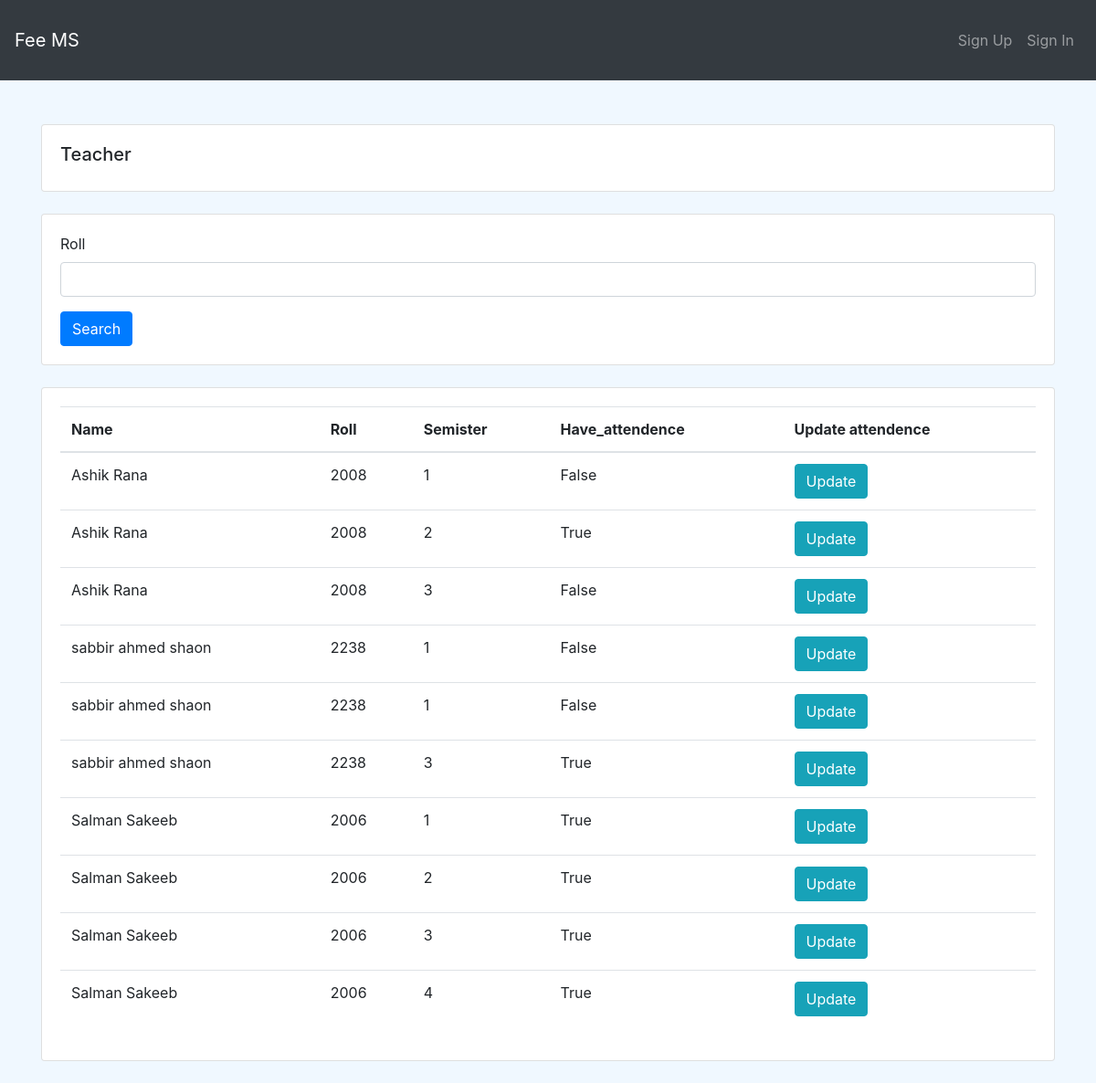
The app's page /teacher-students/IIT, older data.
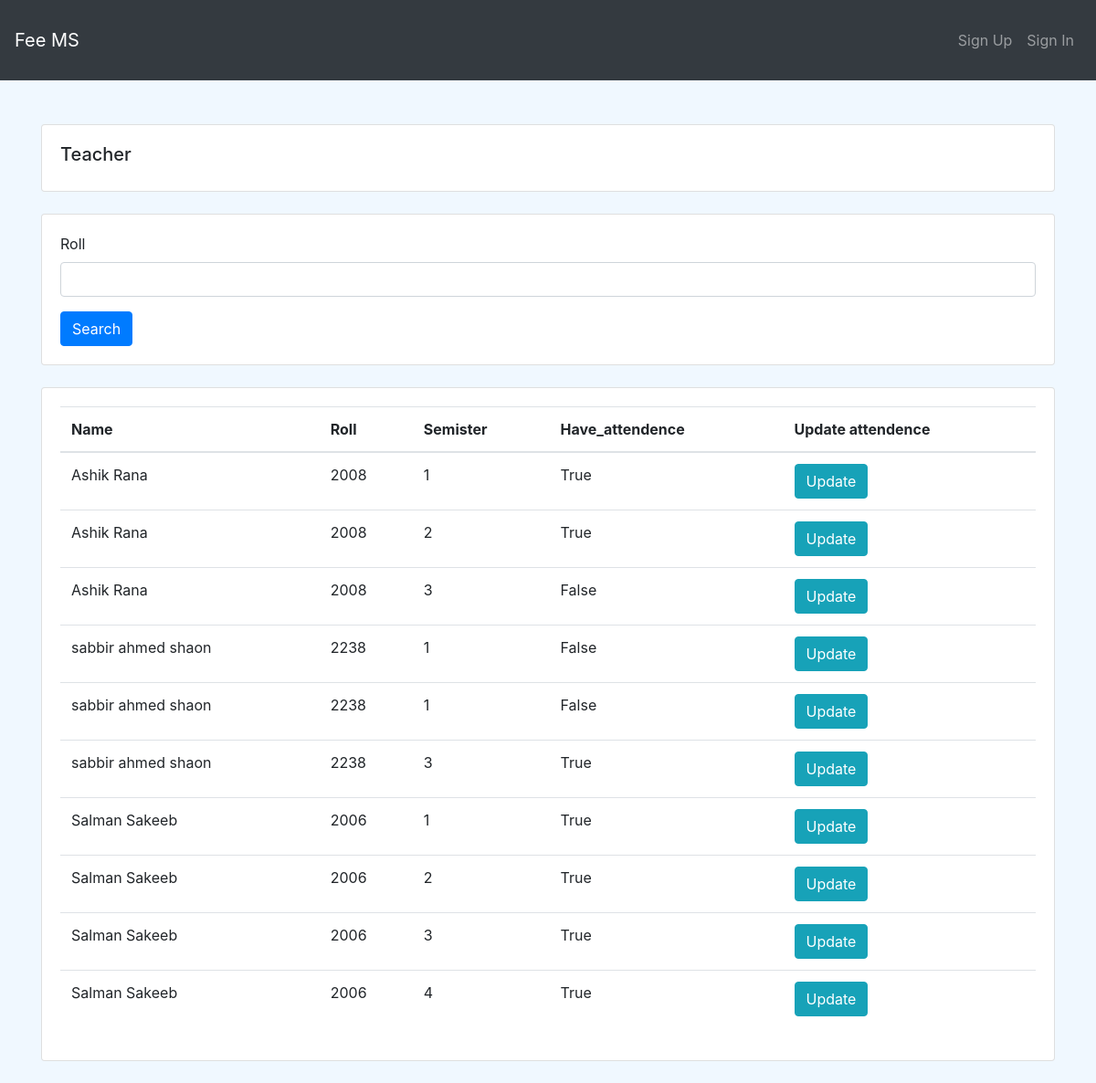
The same page, newer data.
### final/models.py (models this page shows, shortened)
class Semister(models.Model):
    student = models.ForeignKey(Student, on_delete=models.CASCADE)
    semister = models.CharField(max_length=10)
    hall = models.CharField(max_length=50)
    address = models.TextField()
    have_attendence = models.BooleanField(default=False)

### final/views.py (the view)
def teacher_students(request, dept):
    students = Student.objects.filter(dept=dept)
    myfilter = StudentFilter(request.GET, students)
    students = myfilter.qs
    cont = {
        'students': students,
        'myfilter': myfilter
    }
    return render(request, 'final/teacher_student.html', cont)

### final/templates/final/teacher_student.html
{% extends "base.html" %}
{%load crispy_forms_tags%}
{% block content %}
<div class="container">
    <div class="row">
        <div class="col-12">
        <div class="card card-body mt-5">
            <h5>Teacher</h5>
        </div>
        <div class="card card-body my-4">
            <form action="" method="GET">
                {{myfilter.form|crispy}}
                <button class="btn btn-primary">Search</button>
            </form>
        </div>
            <div class="card card-body my-4">
                <table class='table'>
                    <thead>
                        <tr>
                            <th>Name</th>
                            <th>Roll</th>
                            <th>Semister</th>
                            <th>Have_attendence</th>
                            <th>Update attendence</th>
                        </tr>
                    </thead>
                    <tbody>
                    {% for student in students %}
                        {% for semister in student.semister_set.all %}
                            <tr>
                                <td>{{student.name}}</td>
                                <td>{{student.roll}}</td>
                                <td>{{semister.semister}}</td>
                                <td>{{semister.have_attendence}}</td>
                                <td>
                                <a href="{%url 'final:update_student_by_teacher' student.id semister.semister%}" class="btn btn-info">Update</a>
                                </td>
                            </tr>
                        {% endfor %}
                    {% endfor %}
                    </tbody>
                </table>
            </div>
        </div>
    </div>
</div>
{% endblock content %}

Row changes from the older to the newer data that the page shows:
changed Semister (number 1 of 10 on the later page): have_attendence "False" → "True"
